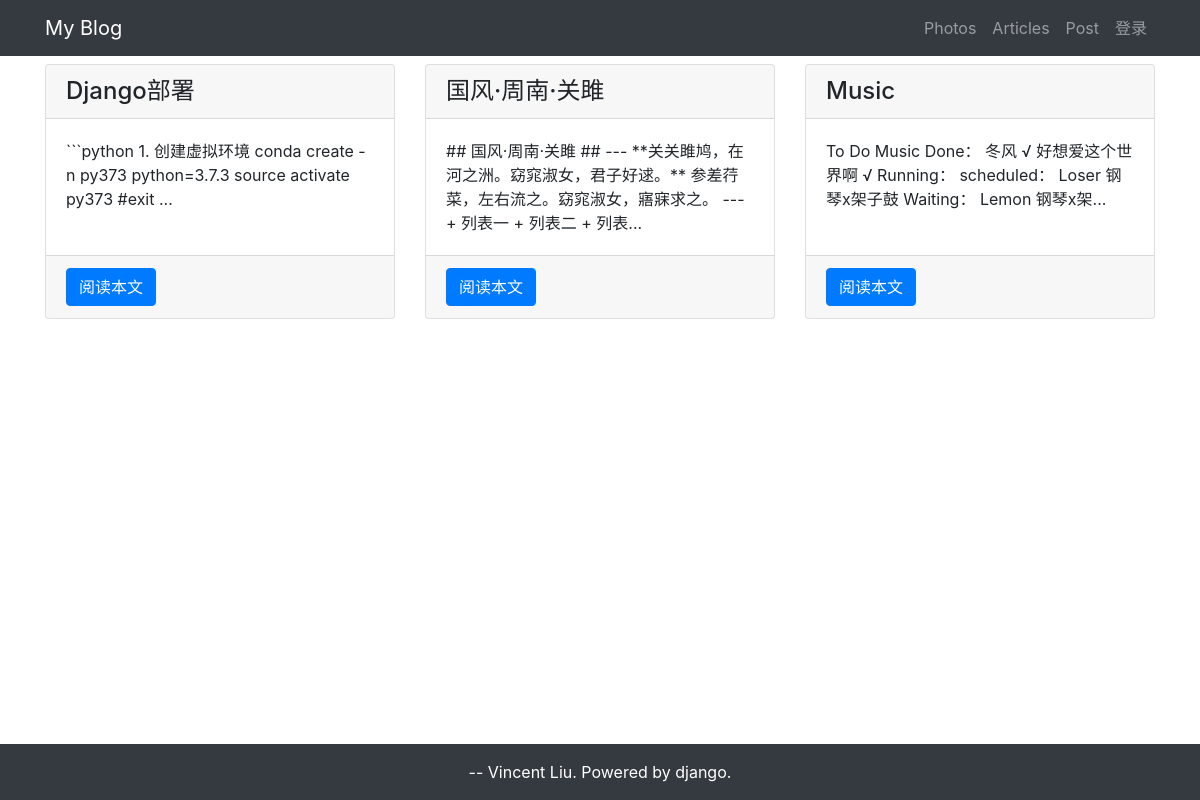
Page /article/article-list/ on the committed database.
### article/models.py (models this page shows, shortened)
class ArticlePost(models.Model):
    author = models.ForeignKey(User, on_delete=models.CASCADE)
    title = models.CharField(max_length=100)
    body = models.TextField()
    created = models.DateTimeField(default=timezone.now)
    updated = models.DateTimeField(auto_now=True)
    class Meta:
        ordering = ('-created',)

### article/views.py (the view)
# urls.py: path('article-list/', views.article_list, name='article_list'),
def article_list(request):
    articles = ArticlePost.objects.all()
    context = {'articles': articles}
    return render(request, 'article/list.html', context)

### templates/article/list.html (shortened to what this page needs)
{% extends "base.html" %}
{% load staticfiles %}
{% block content %}
<div class="container">
    <div class="row mt-2">
        {% for article in articles %}
        <div class="col-4 mb-4">
            <div class="card h-100">
                <h4 class="card-header">{{ article.title }}</h4>
                <div class="card-body">
                    <p class="card-text">{{ article.body|slice:'100' }}...</p>
                </div>
                <div class="card-footer">
                    <a href="{% url 'article:article_detail' article.id %}" class="btn btn-primary">阅读本文</a>
                </div>
            </div>
        </div>
        {% endfor %}
    </div>
</div>
{% endblock content %}

### templates/base.html (shortened to what this page needs)
{% load staticfiles %}
<!DOCTYPE html>
<html lang="zh-cn">
<head>
    <link rel="stylesheet" href="{% static 'bootstrap/css/bootstrap.min.css' %}">
    <link rel="stylesheet" href="{% static 'md_css/monokai.css' %}">
</head>
<body>
    {% include 'header.html' %}
    {% block content %}{% endblock content %}
    {% include 'footer.html' %}
</body>
</html>

### templates/header.html (shortened to what this page needs)
<nav class="navbar navbar-expand-lg navbar-dark bg-dark">
  <div class="container">
    <a class="navbar-brand" href="#">My Blog</a>
    <div>
      <ul class="navbar-nav">
        <li class="nav-item">
          <a class="nav-link" href="{% url 'article:article_photos' %}">Photos</a>
        </li>
        <li class="nav-item">
          <a class="nav-link" href="{% url 'article:article_list' %}">Articles</a>
        </li>
        <li class="nav-item">
          <a class="nav-link" href="{% url 'article:article_create' %}">Post</a>
        </li>
        {% if user.is_authenticated %}
            <li class="nav-item dropdown">
                <a class="nav-link dropdown-toggle" href="#" id="navbarDropdown" role="button" data-toggle="dropdown" aria-haspopup="true" aria-expanded="false">
                  {{ user.username }}
                </a>
                <div class="dropdown-menu" aria-labelledby="navbarDropdown">
                    <a class="dropdown-item" href="#" onclick="user_delete()">删除用户</a>
                    <a class="dropdown-item" href='{% url "userprofile:logout" %}'>退出登录</a>
                </div>
            </li>
        {% else %}
            <li class="nav-item">
                <a class="nav-link" href="{% url 'userprofile:login' %}">登录</a>
            </li>
        {% endif %}
      </ul>
    </div>
  </div>
</nav>

### templates/footer.html
{% load staticfiles %}
<div>
    <br><br><br>
</div>
<footer class="py-3 bg-dark fixed-bottom">
    <div class="container">
        <p class="m-0 text-center text-white">-- Vincent Liu. Powered by django.</p>
    </div>
</footer>

### rows in the picture
ArticlePost: title "Django部署", body "```python 1. 创建虚拟环境 conda create -n py373 python=3.7.3 source activate py373 #exit"
ArticlePost: title "国风·周南·关雎", body "## 国风·周南·关雎 ## --- **关关雎鸠，在河之洲。窈窕淑女，君子好逑。** 参差荇菜，左右流之。窈窕淑女，寤寐求之。 --- + 列表一 + 列表二 + 列表"
ArticlePost: title "Music", body "To Do Music Done： 冬风 √ 好想爱这个世界啊 √ Running： scheduled： Loser 钢琴x架子鼓 Waiting： Lemon 钢琴x架"
